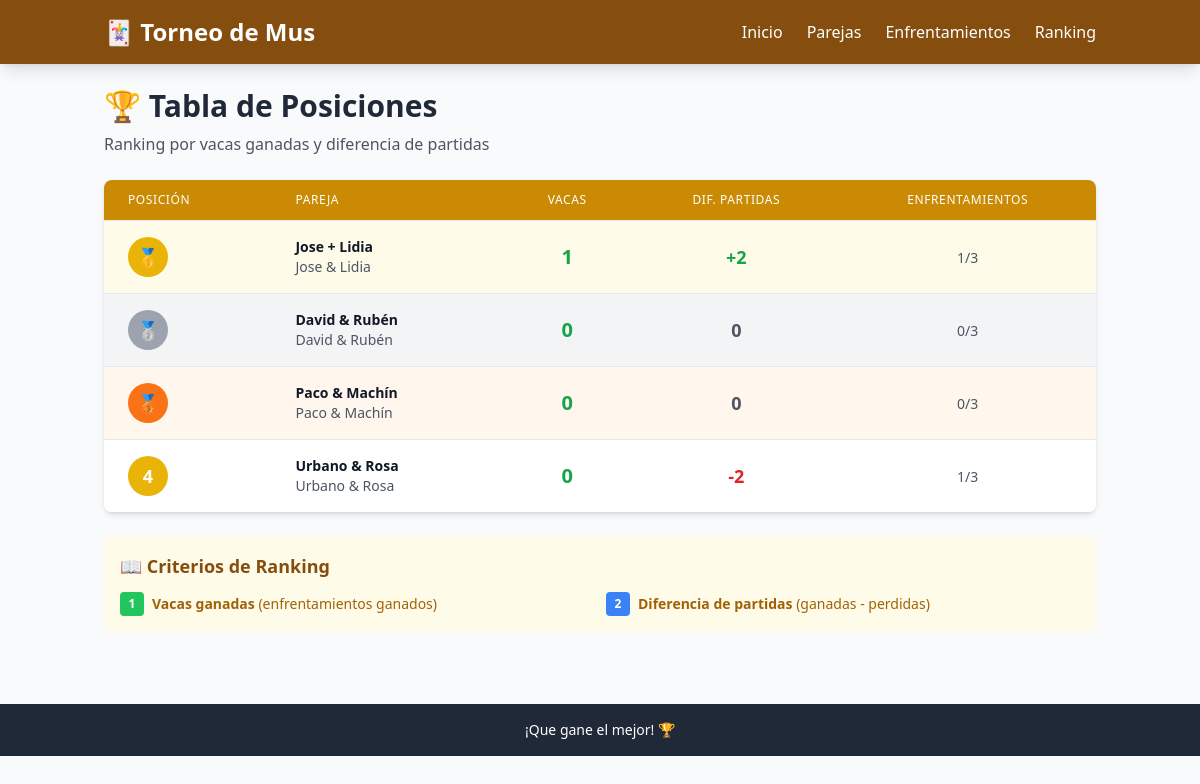
Page /ranking on the committed database.
### models.py (models this page shows)
class Team(Base):
    __tablename__ = "teams"
    id = Column(Integer, primary_key=True, index=True)
    name = Column(String, unique=True, index=True)
    player1 = Column(String)
    player2 = Column(String)
    created_at = Column(DateTime, server_default=func.now())
    matches_as_team1 = relationship("Match", foreign_keys="[Match.team1_id]", back_populates="team1")
    matches_as_team2 = relationship("Match", foreign_keys="[Match.team2_id]", back_populates="team2")
    won_matches = relationship("Match", foreign_keys="[Match.winner_id]", back_populates="winner")

### main.py (the view)
@app.get("/ranking", response_class=HTMLResponse)
def ranking_page(request: Request, db: Session = Depends(get_db)):
    teams = db.query(Team).all()
    ranking_data = []
    for team in teams:
        vacas_ganadas = db.query(Match).filter(
            Match.winner_id == team.id,
            Match.status == MatchStatus.COMPLETED
        ).count()
        partidas_ganadas = 0
        partidas_perdidas = 0
        matches_as_team1 = db.query(Match).filter(
            Match.team1_id == team.id,
            Match.status == MatchStatus.COMPLETED
        ).all()
        for match in matches_as_team1:
            partidas_ganadas += match.team1_games_won
            partidas_perdidas += match.team2_games_won
        matches_as_team2 = db.query(Match).filter(
            Match.team2_id == team.id,
            Match.status == MatchStatus.COMPLETED
        ).all()
        for match in matches_as_team2:
            partidas_ganadas += match.team2_games_won
            partidas_perdidas += match.team1_games_won
        enfrentamientos_jugados = db.query(Match).filter(
            ((Match.team1_id == team.id) | (Match.team2_id == team.id)),
            Match.status == MatchStatus.COMPLETED
        ).count()
        enfrentamientos_totales = db.query(Match).filter(
            (Match.team1_id == team.id) | (Match.team2_id == team.id)
        ).count()
        ranking_data.append({
            "team": team,
            "vacas_ganadas": vacas_ganadas,
            "diferencia_partidas": partidas_ganadas - partidas_perdidas,
            "enfrentamientos": f"{enfrentamientos_jugados}/{enfrentamientos_totales}"
        })
    ranking_data.sort(
        key=lambda x: (x["vacas_ganadas"], x["diferencia_partidas"]),
        reverse=True
    )
    return templates.TemplateResponse("ranking.html", {
        "request": request,
        "ranking": ranking_data
    })

### templates/ranking.html (shortened to what this page needs)
{% extends "base.html" %}
{% block content %}
<div class="max-w-6xl mx-auto">
    <div class="mb-6">
        <h2 class="text-2xl md:text-3xl font-bold text-gray-800">
            🏆 Tabla de Posiciones
        </h2>
        <p class="text-gray-600 mt-2">
            Ranking por vacas ganadas y diferencia de partidas
        </p>
    </div>
    {% if ranking %}
    <div class="bg-white rounded-lg shadow-md overflow-hidden">
        <div class="hidden md:block">
            <table class="min-w-full divide-y divide-gray-200">
                <thead class="bg-mus-600">
                    <tr>
                        <th class="px-6 py-3 text-left text-xs font-medium text-white uppercase tracking-wider">
                            Posición
                        </th>
                        <th class="px-6 py-3 text-left text-xs font-medium text-white uppercase tracking-wider">
                            Pareja
                        </th>
                        <th class="px-6 py-3 text-center text-xs font-medium text-white uppercase tracking-wider">
                            Vacas
                        </th>
                        <th class="px-6 py-3 text-center text-xs font-medium text-white uppercase tracking-wider">
                            Dif. Partidas
                        </th>
                        <th class="px-6 py-3 text-center text-xs font-medium text-white uppercase tracking-wider">
                            Enfrentamientos
                        </th>
                    </tr>
                </thead>
                <tbody class="bg-white divide-y divide-gray-200">
                    {% for entry in ranking %}
                    <tr class="hover:bg-gray-50 {% if loop.index == 1 %}bg-yellow-50{% elif loop.index == 2 %}bg-gray-100{% elif loop.index == 3 %}bg-orange-50{% endif %}">
                        <td class="px-6 py-4 whitespace-nowrap">
                            <div class="flex items-center">
                                <div class="flex-shrink-0 w-10 h-10">
                                    {% if loop.index == 1 %}
                                    <div class="w-10 h-10 bg-yellow-500 rounded-full flex items-center justify-center text-white font-bold text-lg">
                                        🥇
                                    </div>
                                    {% elif loop.index == 2 %}
                                    <div class="w-10 h-10 bg-gray-400 rounded-full flex items-center justify-center text-white font-bold text-lg">
                                        🥈
                                    </div>
                                    {% elif loop.index == 3 %}
                                    <div class="w-10 h-10 bg-orange-500 rounded-full flex items-center justify-center text-white font-bold text-lg">
                                        🥉
                                    </div>
                                    {% else %}
                                    <div class="w-10 h-10 bg-mus-500 rounded-full flex items-center justify-center text-white font-bold text-lg">
                                        {{ loop.index }}
                                    </div>
                                    {% endif %}
                                </div>
                            </div>
                        </td>
                        <td class="px-6 py-4 whitespace-nowrap">
                            <div class="text-sm">
                                <div class="font-semibold text-gray-900">{{ entry.team.name }}</div>
                                <div class="text-gray-600">{{ entry.team.player1 }} & {{ entry.team.player2 }}</div>
                            </div>
                        </td>
                        <td class="px-6 py-4 whitespace-nowrap text-center">
                            <span class="text-xl font-bold text-green-600">{{ entry.vacas_ganadas }}</span>
                        </td>
                        <td class="px-6 py-4 whitespace-nowrap text-center">
                            <span class="text-lg font-semibold {% if entry.diferencia_partidas > 0 %}text-green-600{% elif entry.diferencia_partidas < 0 %}text-red-600{% else %}text-gray-600{% endif %}">
                                {% if entry.diferencia_partidas > 0 %}+{% endif %}{{ entry.diferencia_partidas }}
                            </span>
                        </td>
                        <td class="px-6 py-4 whitespace-nowrap text-center">
                            <span class="text-sm text-gray-600">{{ entry.enfrentamientos }}</span>
                        </td>
                    </tr>
                    {% endfor %}
                </tbody>
            </table>
        </div>
    </div>
    <div class="mt-6 bg-mus-50 rounded-lg p-4">
        <h3 class="text-lg font-semibold text-mus-800 mb-3">📖 Criterios de Ranking</h3>
        <div class="grid grid-cols-1 md:grid-cols-2 gap-3 text-sm text-mus-700">
            <div class="flex items-center">
                <div class="w-6 h-6 bg-green-500 rounded mr-2 flex items-center justify-center text-white text-xs font-bold">1</div>
                <span><strong>Vacas ganadas</strong> (enfrentamientos ganados)</span>
            </div>
            <div class="flex items-center">
                <div class="w-6 h-6 bg-blue-500 rounded mr-2 flex items-center justify-center text-white text-xs font-bold">2</div>
                <span><strong>Diferencia de partidas</strong> (ganadas - perdidas)</span>
            </div>
        </div>
    </div>
    {% endif %}
</div>
{% endblock %}

### rows in the picture
Team: team.name "Jose + Lidia", team.player1 "Jose", team.player2 "Lidia"
Team: team.name "David & Rubén", team.player1 "David", team.player2 "Rubén"
Team: team.name "Paco & Machín", team.player1 "Paco", team.player2 "Machín"
Team: team.name "Urbano & Rosa", team.player1 "Urbano", team.player2 "Rosa"

### other values in the picture
{{ entry.vacas_ganadas }} "1" "0" "0" "0"
{{ entry.diferencia_partidas }} "2" "0" "0" "-2"
{{ entry.enfrentamientos }} "1/3" "0/3" "0/3" "1/3"
